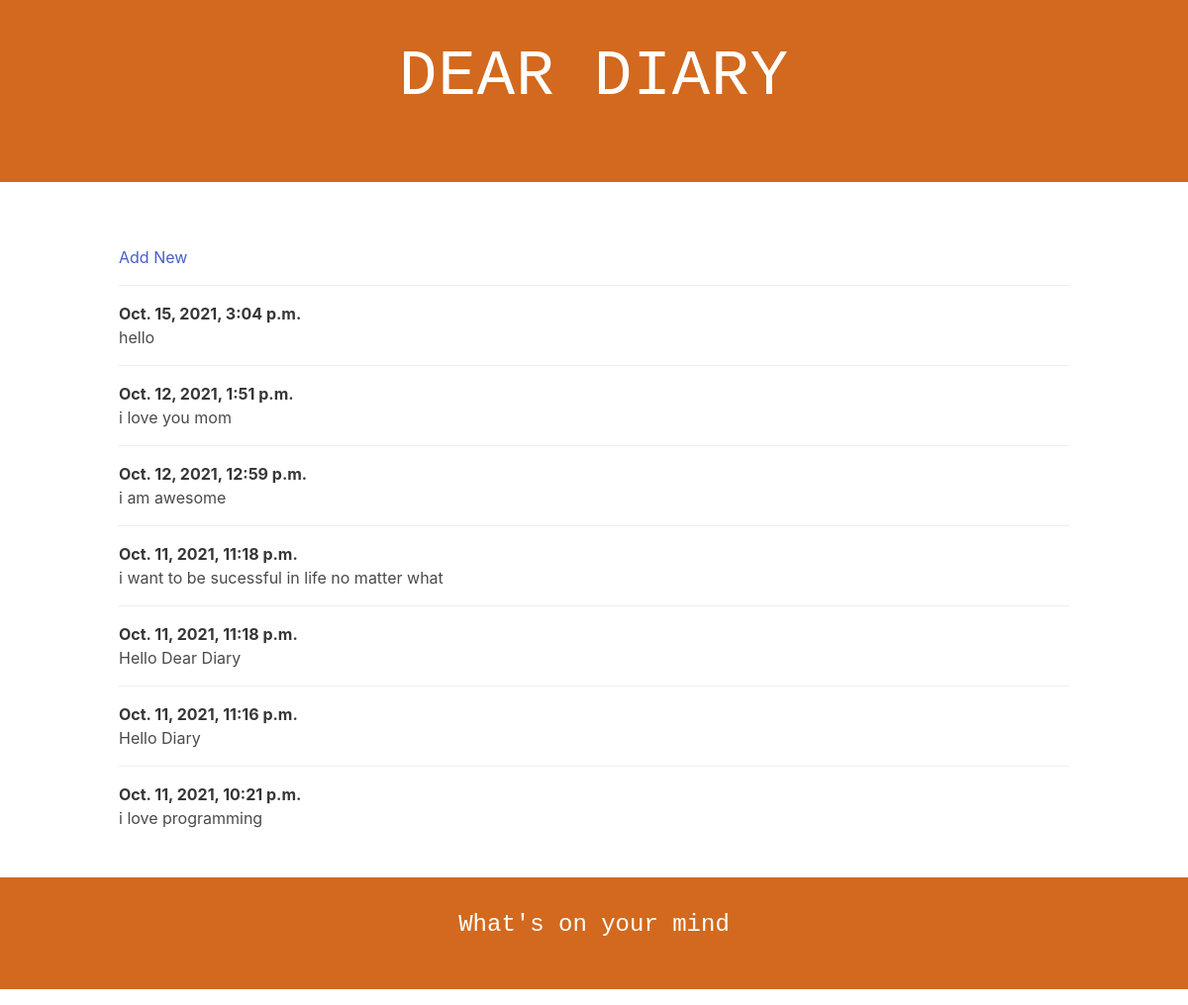
The page / on the database its author committed.
### diaryapp/models.py (models this page shows, shortened)
class Entry(models.Model):
    text = models.TextField()
    date_posted = models.DateTimeField(auto_now_add=True)

### diaryapp/views.py (the view)
# urls.py: path('', views.web1,name='home'),
def web1(request):
    post = Entry.objects.order_by('-date_posted')
    return render(request, 'index.html', {'post':post})

### templates/index.html (shortened to what this page needs)
{% load static %}
<!DOCTYPE html>
<html lang="en">
<head>
    <link rel="stylesheet" href="https://cdnjs.cloudflare.com/ajax/libs/bulma/0.6.2/css/bulma.min.css"/>
</head>
<body>
    <div class="cardes" style="background-color:chocolate;">
        <h1 class="heading">Dear Diary</h1>
         </div>
         <section class="section">
            <div class="container">
            <article class="media">
                <div class="media-content">
                    <div class="content">
                        <a href="{% url 'add' %}">Add New</a>
                    </div>
                </div>
            </article>
            {% for posts in post %}
            <article class="media">
                <div class="media-content">
                    <div class="content">
                        <p>
                            <strong>{{posts.date_posted}}</strong>
                            <br>
                            {{posts.text}}
                        </p>
                    </div>
                </div>
            </article>
            {% endfor %}
        </div>
    </section>
    <div class="cardes" style="background-color:chocolate;">
        <h1 class="headings">What's on your mind</h1>
         </div>
</body>
</html>

### templates/index.html (style rules this page uses)
.heading { text-align: center; color: white; font-size: 4rem; margin-bottom: 1.7rem; font-family:'Courier New', Courier, monospace }
.cardes { width: 100%; padding:1.9em; margin-bottom: 1em; }
.headings { text-align: center; color: white; font-size: 1.5rem; margin-bottom: 1rem; font-family:'Courier New', Courier, monospace }
body { background-color: white; }

### rows shown on the page
Entry: date_posted "Oct. 15, 2021, 3:04 p.m.", text "hello"
Entry: date_posted "Oct. 12, 2021, 1:51 p.m.", text "i love you mom"
Entry: date_posted "Oct. 12, 2021, 12:59 p.m.", text "i am awesome"
Entry: date_posted "Oct. 11, 2021, 11:18 p.m.", text "i want to be sucessful in life no matter what"
Entry: date_posted "Oct. 11, 2021, 11:18 p.m.", text "Hello Dear Diary"
Entry: date_posted "Oct. 11, 2021, 11:16 p.m.", text "Hello Diary"
Entry: date_posted "Oct. 11, 2021, 10:21 p.m.", text "i love programming"
